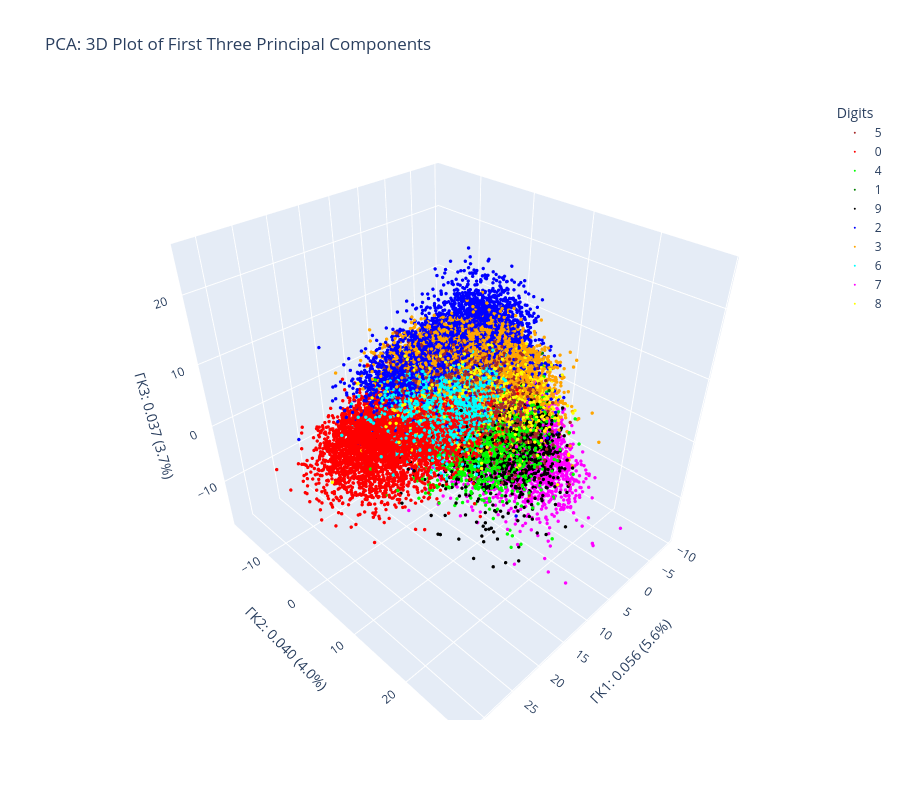

The cell this chart's notebook holds for it:
### Markdown cell above
### 3. Візуалізувати дані у просторі перших трьох компонент
+ Побудувати 3D-графік (PC1, PC2, PC3) для кращого розуміння структури даних (використати matplotlib.axes3d або plotly). Точки зафарбувати відповідно до класу цифри.
+ Проаналізувати, чи видно кластери для різних цифр, наскільки добре PCA відділяє класи у тривимірному просторі.

### Code cell
import plotly.express as px
import pandas as pd

df_pca = pd.DataFrame(X_pca, columns=['PC1', 'PC2', 'PC3'])
df_pca['label'] = y.astype(int)

colors = ['red', 'green', 'blue', 'orange', 'lime', 'brown', 'cyan', 'magenta', 'yellow', 'black']

df_pca['label'] = df_pca['label'].astype('category')

fig = px.scatter_3d(df_pca, x='PC1', y='PC2', z='PC3', color='label', 
                    color_discrete_map={i: colors[i] for i in range(10)},
                    title="PCA: 3D Plot of First Three Principal Components",
                    labels={'label': 'Digits'},
                    height=800)

fig.update_traces(marker=dict(size=2))

fig.update_layout(
    scene = dict(
        xaxis_title=f'ГК1: {explained_variance_ratio[0]:.3f} ({explained_variance_ratio[0]*100:.1f}%)',
        yaxis_title=f'ГК2: {explained_variance_ratio[1]:.3f} ({explained_variance_ratio[1]*100:.1f}%)',
        zaxis_title=f'ГК3: {explained_variance_ratio[2]:.3f} ({explained_variance_ratio[2]*100:.1f}%)',
    )
)
fig.show()

### Figure 1 — Plotly figure (JSON) as saved in the notebook; plotly's stock layout.template omitted (floating-point values rounded to 4 significant figures; data arrays with more than 128 entries replaced by an {"elided": "..."} marker saying what was removed)
{"data": [{"hovertemplate": "Digits=5<br>PC1=%{x}<br>PC2=%{y}<br>PC3=%{z}<extra></extra>", "legendgroup": "5", "marker": {"color": "brown", "size": 2, "symbol": "circle"}, "mode": "markers", "name": "5", "scene": "scene", "showlegend": true, "type": "scatter3d", "x": {"elided": "6313 float values"}, "y": {"elided": "6313 float values"}, "z": {"elided": "6313 float values"}}, {"hovertemplate": "Digits=0<br>PC1=%{x}<br>PC2=%{y}<br>PC3=%{z}<extra></extra>", "legendgroup": "0", "marker": {"color": "red", "size": 2, "symbol": "circle"}, "mode": "markers", "name": "0", "scene": "scene", "showlegend": true, "type": "scatter3d", "x": {"elided": "6903 float values"}, "y": {"elided": "6903 float values"}, "z": {"elided": "6903 float values"}}, {"hovertemplate": "Digits=4<br>PC1=%{x}<br>PC2=%{y}<br>PC3=%{z}<extra></extra>", "legendgroup": "4", "marker": {"color": "lime", "size": 2, "symbol": "circle"}, "mode": "markers", "name": "4", "scene": "scene", "showlegend": true, "type": "scatter3d", "x": {"elided": "6824 float values"}, "y": {"elided": "6824 float values"}, "z": {"elided": "6824 float values"}}, {"hovertemplate": "Digits=1<br>PC1=%{x}<br>PC2=%{y}<br>PC3=%{z}<extra></extra>", "legendgroup": "1", "marker": {"color": "green", "size": 2, "symbol": "circle"}, "mode": "markers", "name": "1", "scene": "scene", "showlegend": true, "type": "scatter3d", "x": {"elided": "7877 float values"}, "y": {"elided": "7877 float values"}, "z": {"elided": "7877 float values"}}, {"hovertemplate": "Digits=9<br>PC1=%{x}<br>PC2=%{y}<br>PC3=%{z}<extra></extra>", "legendgroup": "9", "marker": {"color": "black", "size": 2, "symbol": "circle"}, "mode": "markers", "name": "9", "scene": "scene", "showlegend": true, "type": "scatter3d", "x": {"elided": "6958 float values"}, "y": {"elided": "6958 float values"}, "z": {"elided": "6958 float values"}}, {"hovertemplate": "Digits=2<br>PC1=%{x}<br>PC2=%{y}<br>PC3=%{z}<extra></extra>", "legendgroup": "2", "marker": {"color": "blue", "size": 2, "symbol": "circle"}, "mode": "markers", "name": "2", "scene": "scene", "showlegend": true, "type": "scatter3d", "x": {"elided": "6990 float values"}, "y": {"elided": "6990 float values"}, "z": {"elided": "6990 float values"}}, {"hovertemplate": "Digits=3<br>PC1=%{x}<br>PC2=%{y}<br>PC3=%{z}<extra></extra>", "legendgroup": "3", "marker": {"color": "orange", "size": 2, "symbol": "circle"}, "mode": "markers", "name": "3", "scene": "scene", "showlegend": true, "type": "scatter3d", "x": {"elided": "7141 float values"}, "y": {"elided": "7141 float values"}, "z": {"elided": "7141 float values"}}, {"hovertemplate": "Digits=6<br>PC1=%{x}<br>PC2=%{y}<br>PC3=%{z}<extra></extra>", "legendgroup": "6", "marker": {"color": "cyan", "size": 2, "symbol": "circle"}, "mode": "markers", "name": "6", "scene": "scene", "showlegend": true, "type": "scatter3d", "x": {"elided": "6876 float values"}, "y": {"elided": "6876 float values"}, "z": {"elided": "6876 float values"}}, {"hovertemplate": "Digits=7<br>PC1=%{x}<br>PC2=%{y}<br>PC3=%{z}<extra></extra>", "legendgroup": "7", "marker": {"color": "magenta", "size": 2, "symbol": "circle"}, "mode": "markers", "name": "7", "scene": "scene", "showlegend": true, "type": "scatter3d", "x": {"elided": "7293 float values"}, "y": {"elided": "7293 float values"}, "z": {"elided": "7293 float values"}}, {"hovertemplate": "Digits=8<br>PC1=%{x}<br>PC2=%{y}<br>PC3=%{z}<extra></extra>", "legendgroup": "8", "marker": {"color": "yellow", "size": 2, "symbol": "circle"}, "mode": "markers", "name": "8", "scene": "scene", "showlegend": true, "type": "scatter3d", "x": {"elided": "6825 float values"}, "y": {"elided": "6825 float values"}, "z": {"elided": "6825 float values"}}], "layout": {"height": 800, "legend": {"title": {"text": "Digits"}, "tracegroupgap": 0}, "scene": {"domain": {"x": [0, 1], "y": [0, 1]}, "xaxis": {"title": {"text": "ГК1: 0.056 (5.6%)"}}, "yaxis": {"title": {"text": "ГК2: 0.040 (4.0%)"}}, "zaxis": {"title": {"text": "ГК3: 0.037 (3.7%)"}}}, "title": {"text": "PCA: 3D Plot of First Three Principal Components"}}}
